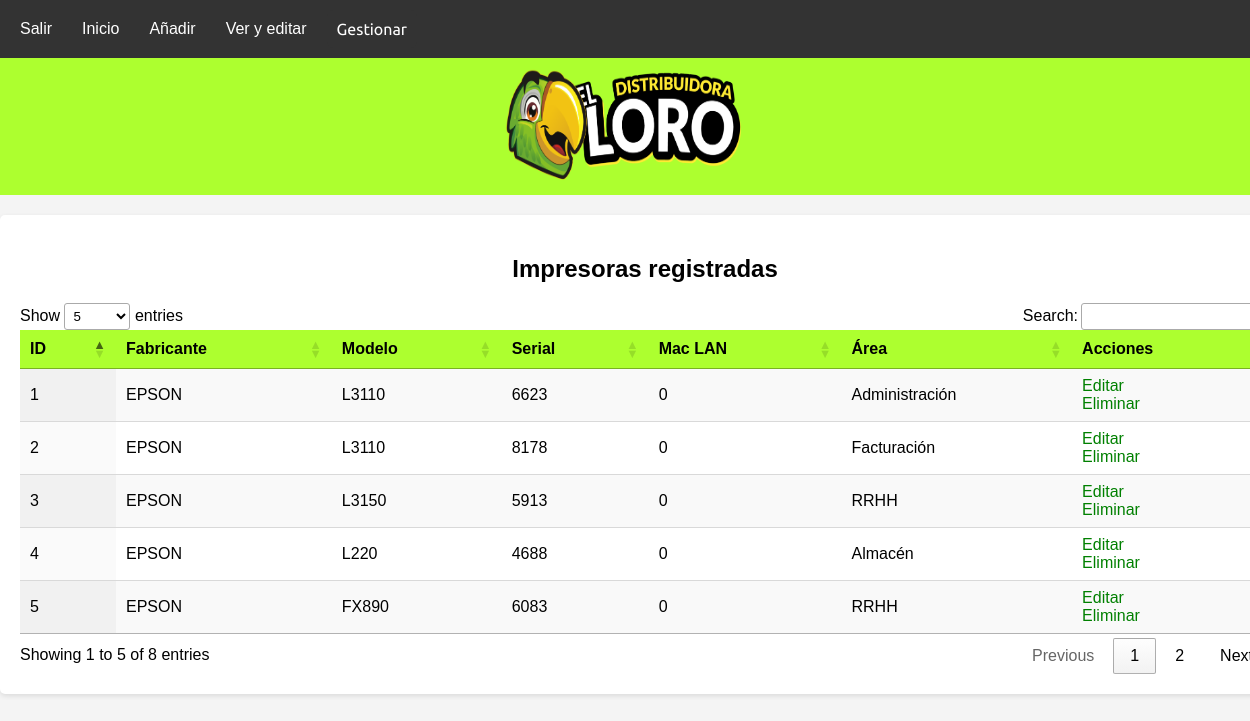
The page /indexImpresoras.php (signed in) on the database its author committed.
### tables this page shows
CREATE TABLE `impresoras` (
  `id_impresora` int(10) NOT NULL,
  `id_fabricante` int(11) NOT NULL,
  `modelo` varchar(30) NOT NULL,
  `estado` enum('Operativa','Dañada') NOT NULL,
  `id_area` int(10) NOT NULL,
  `serial` varchar(30) NOT NULL,
  `mac_lan` varchar(30) NOT NULL,
  `ult_mantenimiento` date NOT NULL,
  `activo` tinyint(1) NOT NULL DEFAULT 1
);

CREATE TABLE `fabricante` (
  `id_fabricante` int(11) NOT NULL,
  `nombre` varchar(30) NOT NULL,
  `equipo` enum('PC','Teléfono','Impresora') NOT NULL,
  `activo` tinyint(1) NOT NULL DEFAULT 1
);

### indexImpresoras.php (the view, shortened to what this page needs)
<?php
include("conexion.php");
$sql = "SELECT impresoras.*, impresoras.id_impresora AS id, fabricante.nombre AS fabricante, COALESCE(area.nombre, 'Sin área') AS area
FROM impresoras
INNER JOIN fabricante ON impresoras.id_fabricante = fabricante.id_fabricante
LEFT JOIN area ON impresoras.id_area = area.id_area
WHERE impresoras.activo = 1
ORDER BY `impresoras`.`id_impresora` ASC";
$query = mysqli_query($conexion, $sql);
$imp = [];
while ($row = mysqli_fetch_assoc($query)) {
  $imp[] = $row;
}
?>
<html lang="en">
<head>
    <link href="css/styles.css" rel="stylesheet">
    <link href="css/buttons.css" rel="stylesheet">
    <link rel="stylesheet" href="https://cdn.datatables.net/1.11.5/css/jquery.dataTables.min.css">
    <link rel="stylesheet" href="https://cdn.datatables.net/responsive/2.2.9/css/responsive.dataTables.min.css">
</head>
<header>
    <div style="height: 50px;"></div>
    <img src="img/logo.png" id="logo">
</header>
<body>
<nav class="navbar">
        <div class="navbar-left">
            <a href="cerrarSesion.php" class="navbtn">Salir</a>
            <a href="lobby.php" class="navbtn">Inicio</a>
            <a href="lobbyCrearTlf.php" class="navbtn">Añadir</a>
            <a href="lobbyVerTlf.php" class="navbtn">Ver y editar</a>
            <div class="dropdown">
                 <button class="dropbtn">Gestionar</button>
             </div>
        </div>
    </nav>
    <div class="users-table">
        <h2 style="text-align: center;">Impresoras registradas</h2>
        <table id="tablaImp" class="display responsive nowrap" style="width:100%">
                <?php
                foreach ($imp as $fila) {
                  echo '<tr>';
                  echo '<td>'. $fila['id']. '</td>';
                  echo '<td>'. $fila['fabricante']. '</td>';
                  echo '<td>'. $fila['modelo']. '</td>';
                  echo '<td>'. $fila['serial']. '</td>';
                  echo '<td>'. $fila['mac_lan']. '</td>';
                  echo '<td>'. $fila['area']. '</td>';
                  echo '<td>';
                  echo '<div><a href="editarImp.php?id='. $fila['id']. '" class="users-table--edit">Editar</a></div>';
                  if ($_SESSION['permisos'] == 1) {
                    echo '<div><a href="eliminarFuncion.php?tabla=impresoras&id_columna=id_impresora&id='. $fila['id']. '&redirect=indexImpresoras.php" class="users-table--edit" onclick="return confirm(\'¿Estás seguro de eliminar este elemento?\')">Eliminar</a></div>';
                  }
                  echo '</td>';
            }
               ?>
               </table>
    </div>
</body>
</html>

### css/styles.css (style rules this page uses)
#logo { width: 250px; height: 125px; }
body { font-family: sans-serif; margin: 0; padding: 0; background-color: #f4f4f4; }
header { background-color: greenyellow; color: #fff; padding: 10px 0; text-align: center; }
.users-table { width: 100%; overflow-x: auto; margin: 20px auto; background-color: #fff; padding: 20px; border-radius: 5px; box-shadow: 0 2px 5px rgba(0, 0, 0, 0.1); }
.navbar { position: fixed; top: 0; width: 100%; display: flex; justify-content: space-between; align-items: center; background-color: #333; padding: 10px; z-index: 1000; }
.navbar-left { display: flex; align-items: center; }
.navbtn, .dropbtn { background-color: #333; color: white; padding: 10px; font-size: 16px; border: none; cursor: pointer; margin-right: 10px; text-decoration: none; display: inline-block; }
.dropdown { position: relative; display: inline-block; }
table { width: 100%; border-collapse: collapse; margin-bottom: 20px; table-layout: fixed; }
td { padding: 10px; text-align: left; white-space: normal; overflow: visible; text-overflow: unset; }
a.users-table--edit, a.users-table--delete { color: green; text-decoration: none; margin-right: 10px; }
.users-table--edit { display: block; }
table.dataTable { width: 100%; table-layout: auto !important; }
table.dataTable th, table.dataTable td { white-space: normal; overflow: visible; text-overflow: unset; word-wrap: break-word; }

### css/buttons.css (style rules this page uses)
button { padding: 10px 20px; border-radius: 6px; border-width: 2px; border-style: solid; font-size: 20px; font-family: "Ubuntu", sans-serif; cursor: pointer; transition: 0.25s ease; }

### rows shown on the page
impresoras: id_impresora "1", id_fabricante.nombre "EPSON", modelo "L3110", serial "6623", mac_lan "0", area "Administración"
impresoras: id_impresora "2", id_fabricante.nombre "EPSON", modelo "L3110", serial "8178", mac_lan "0", area "Facturación"
impresoras: id_impresora "3", id_fabricante.nombre "EPSON", modelo "L3150", serial "5913", mac_lan "0", area "RRHH"
impresoras: id_impresora "4", id_fabricante.nombre "EPSON", modelo "L220", serial "4688", mac_lan "0", area "Almacén"
impresoras: id_impresora "5", id_fabricante.nombre "EPSON", modelo "FX890", serial "6083", mac_lan "0", area "RRHH"
